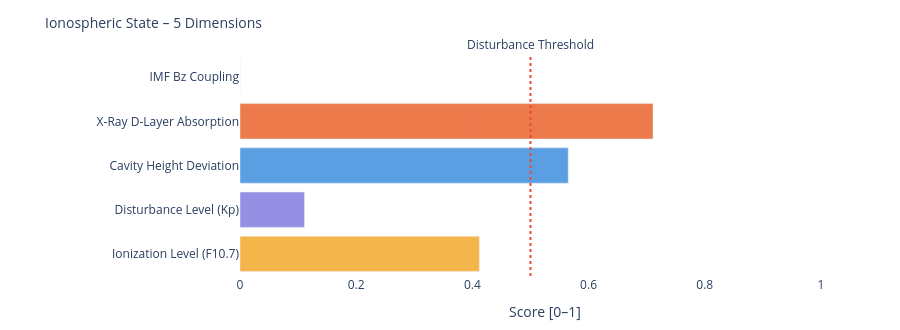

The code cell stored with this chart in its notebook:
### Markdown cell above
---
### 📐 Systemic Insight: Geometric Cavity vs. Real Schumann Resonance

**Relevant for:** Layer 6 = delta analysis &nbsp;|&nbsp; Layer 7 = feature vector / system interpretation

A cavity height change from 80 km to 70 km shifts the **idealized geometric frequencies** only minimally:

| Modus | Aktuell | Referenz | Δ |
|-------|---------|----------|---|
| SR-1 | 10.4762 Hz | 10.4599 Hz | +16 mHz |
| SR-2 | 18.1452 Hz | 18.1171 Hz | +28 mHz |
| SR-3 | 25.6612 Hz | 25.6215 Hz | +40 mHz |
| SR-4 | 33.1285 Hz | 33.0772 Hz | +51 mHz |

The geometric effect is limited because 10 km is very small compared to Earth's radius (~6371 km).

**Consequence:** Real Schumann deviations are likely driven more strongly by **conductivity, damping, day/night structure, lightning distribution and source geometry** than by pure cavity height.

---

**Layer 6 compares:**
```
geometric Δ from Layer 4  vs.  observed Δ from real Schumann measurement data
```

**Layer 7 Feature:**
```
If real Δ >> geometric Δ  →  non-geometric factors dominant
```

### Code cell
# ============================================================
# IONOSPHERIC STATE – Summary gauge
# Five dimensions: ionization, disturbance, cavity height, X-Ray, Bz coupling
# ============================================================

def norm(v, lo, hi):
    if v is None: return None
    return round(max(0.0, min(1.0, (v - lo) / (hi - lo))), 3)

# Ionization level (F10.7 → F2-Layer)
ioniz = norm(f107_val, 60, 250)

# Disturbance level (Kp → E/F-Layer irregularities)
disturb = norm(kp_val, 0, 9)

# Cavity height deviation from reference (80 km)
h_dev = norm(abs(h_eff - 80), 0, 20)

# X-Ray ionization (D-Layer absorption)
xray_ioniz = None
if xray_now is not None:
    xray_ioniz = norm(math.log10(max(xray_now, 1e-9)) + 9, 0, 5)

# Bz coupling (southward Bz → stronger magnetosphere-ionosphere coupling)
bz_coupling = norm(-(bz_now or 0), -5, 30) if bz_now is not None else None

dims = [
    ('Ionization Level (F10.7)',    ioniz,      '#F2A623'),
    ('Disturbance Level (Kp)',      disturb,    '#7F77DD'),
    ('Cavity Height Deviation',     h_dev,      '#378ADD'),
    ('X-Ray D-Layer Absorption',    xray_ioniz, '#E85D24'),
    ('IMF Bz Coupling',             bz_coupling,'#534AB7'),
]

fig = go.Figure()
for name, val, col in dims:
    if val is not None:
        h = int(val * 20)
        bar = '█' * h + '░' * (20 - h)
        label = f'{name}:  {bar}  {val:.3f}'
    else:
        label = f'{name}:  {"─" * 20}  n/a'
    fig.add_trace(go.Bar(
        x=[val if val is not None else 0],
        y=[name],
        orientation='h',
        marker_color=col, opacity=0.82,
        showlegend=False
    ))

fig.add_vline(x=0.5, line_dash='dot', line_color='#e74c3c',
              annotation_text='Disturbance Threshold', annotation_position='top')
fig.update_layout(
    title=dict(text='Ionospheric State – 5 Dimensions', font=dict(size=14)),
    xaxis=dict(title='Score [0–1]', range=[0, 1.05]),
    height=330, plot_bgcolor='rgba(0,0,0,0)', paper_bgcolor='rgba(0,0,0,0)',
    margin=dict(l=240, r=50, t=55, b=40)
)
fig.show()

print(f'\nIonospheric state:')
for name, val, _ in dims:
    print(f'  {name:<35} {val:.3f}' if val is not None else f'  {name:<35} n/a')

### Figure 1 — Plotly figure (JSON) as saved in the notebook; plotly's stock layout.template omitted (floating-point values rounded to 4 significant figures)
{"data": [{"marker": {"color": "#F2A623"}, "opacity": 0.82, "orientation": "h", "showlegend": false, "type": "bar", "x": [0.412], "y": ["Ionization Level (F10.7)"]}, {"marker": {"color": "#7F77DD"}, "opacity": 0.82, "orientation": "h", "showlegend": false, "type": "bar", "x": [0.111], "y": ["Disturbance Level (Kp)"]}, {"marker": {"color": "#378ADD"}, "opacity": 0.82, "orientation": "h", "showlegend": false, "type": "bar", "x": [0.565], "y": ["Cavity Height Deviation"]}, {"marker": {"color": "#E85D24"}, "opacity": 0.82, "orientation": "h", "showlegend": false, "type": "bar", "x": [0.711], "y": ["X-Ray D-Layer Absorption"]}, {"marker": {"color": "#534AB7"}, "opacity": 0.82, "orientation": "h", "showlegend": false, "type": "bar", "x": [0.0], "y": ["IMF Bz Coupling"]}], "layout": {"annotations": [{"showarrow": false, "text": "Disturbance Threshold", "x": 0.5, "xanchor": "center", "xref": "x", "y": 1, "yanchor": "bottom", "yref": "y domain"}], "height": 330, "margin": {"b": 40, "l": 240, "r": 50, "t": 55}, "paper_bgcolor": "rgba(0,0,0,0)", "plot_bgcolor": "rgba(0,0,0,0)", "shapes": [{"line": {"color": "#e74c3c", "dash": "dot"}, "type": "line", "x0": 0.5, "x1": 0.5, "xref": "x", "y0": 0, "y1": 1, "yref": "y domain"}], "title": {"font": {"size": 14}, "text": "Ionospheric State – 5 Dimensions"}, "xaxis": {"range": [0, 1.05], "title": {"text": "Score [0–1]"}}}}
